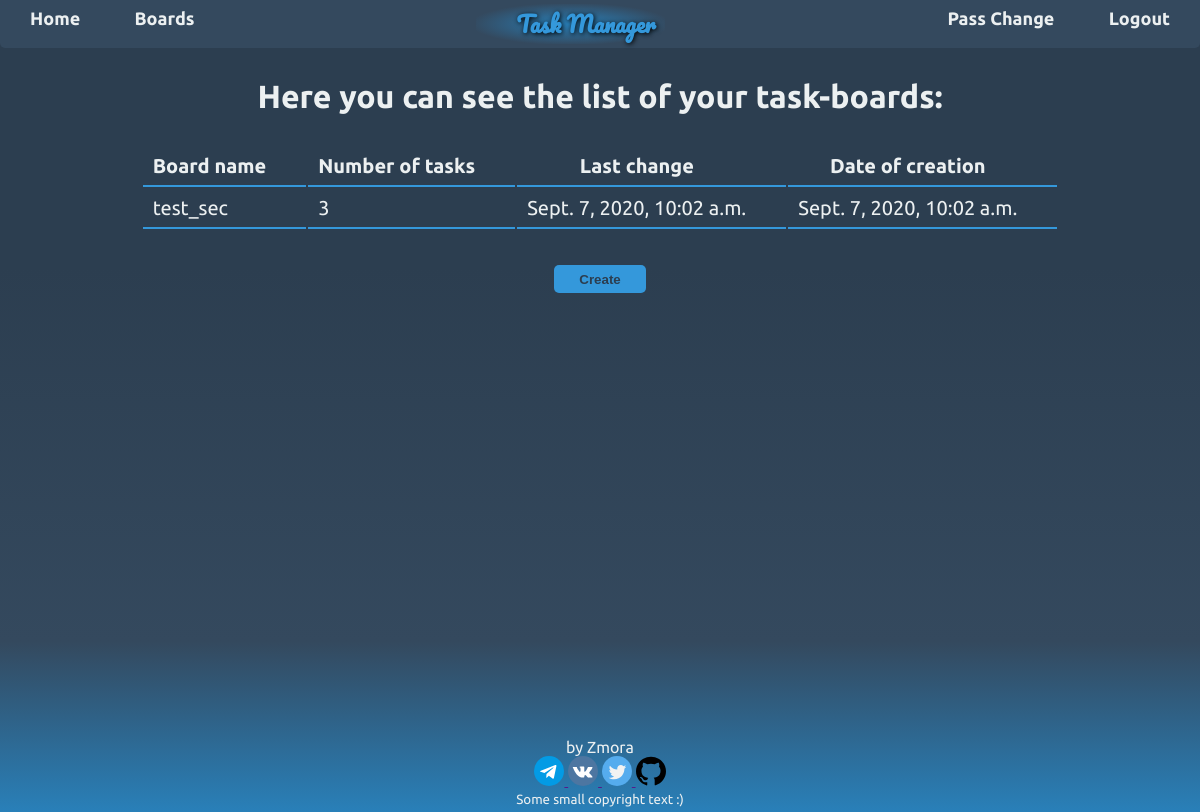
The page /boards/ (signed in) on the database its author committed.
### task_manager/models.py (models this page shows, shortened)
class TaskBoard(models.Model):
	user = models.ForeignKey(settings.AUTH_USER_MODEL, default=1,
		on_delete=models.CASCADE)
	name = models.CharField(max_length=32)
	task_count = models.IntegerField(default=0)
	pub_date = models.DateTimeField(auto_now_add=True)
	last_change = models.DateTimeField(auto_now=True)
	class Meta:
		ordering = ['-pub_date']
		verbose_name = 'Board'
		verbose_name_plural = 'Boards'

### task_manager/views.py (the view, shortened to what this page needs)
# urls.py: path('boards/', BoardsView.as_view(),
class BoardsView(LoginRequiredMixin, View):
	login_url='login_url'
	def get(self, request):
		boards = TaskBoard.objects.filter(user=request.user)
		form =  BoardForm()
		context = {
			'board_count': len(boards),
			'boards': boards,
			'form': form,
		}
		return render(request, 'task_manager/boards.html', context=context)

### task_manager/templates/task_manager/boards.html (shortened to what this page needs)
{% extends "index.html" %}
{% block main %}
	<div class="container">
		<div class="boards-container">
			<div class="boards-title">
				<h1> Here you can see the list of your task-boards:</h1>
			</div>
			{% if board_count %}
				<table class="tasks-table">
					<tr class="tr-h">
						<th>Board name</th><th>Number of tasks</th><th>Last change</th><th>Date of creation</th>
					</tr>
					{% for board in boards %}
						<tr class="tr-n" onclick="window.location.href='{% url 'view_tasks' board_id=board.id %}'">
							<td>{{ board.name }}</td>
							<td>{{ board.task_count}}</td>
							<td>{{ board.last_change }}</td>
							<td>{{ board.pub_date }}</td>
						</tr>
					{% endfor %}
				</table>
			{% endif %}
			<div style="text-align: center;">
				<button onclick="form_manage('form-wrap')" class="tb-btn js-tb-btn"> Create </button>
			</div>
		</div>
	</div>
{% endblock main %}

### static/css/style.css (style rules this page uses)
*, *::before, *::after { box-sizing: border-box; margin: 0; padding: 0; }
body { font-family: 'Ubuntu', sans-serif; height: 100vh; font-size: 16px; font-weight: 400; line-height: normal; color: #ecf0f1; background: rgb(44,62,80); background: linear-gradient(180deg, rgba(44,62,80,1) 33%, rgba(52,73,94,1) 79%, rgba(41,128,185,1) 100%); background-attachment: fixed; }
.container { max-width: 1280px; margin: 0 auto; }
.tb-btn, .btn { color: #2c3e50; font-weight: bold; border: none; border-radius: 5px; background-color: #3498db; height: 28px; width: 92px; margin: 4px 5px; transition-duration: 0.2s; }
.boards-title { margin: 30px 0; text-align: center; }
.tasks-table { margin: 30px auto; font-size: 20px; }
.tasks-table td,th { border-bottom: 2px solid #3498db; height: 40px; width: auto; padding-right: 40px; padding-left: 10px; }

### rows shown on the page
TaskBoard: name "test_sec", task_count "3", last_change "Sept. 7, 2020, 10:02 a.m.", pub_date "Sept. 7, 2020, 10:02 a.m."
